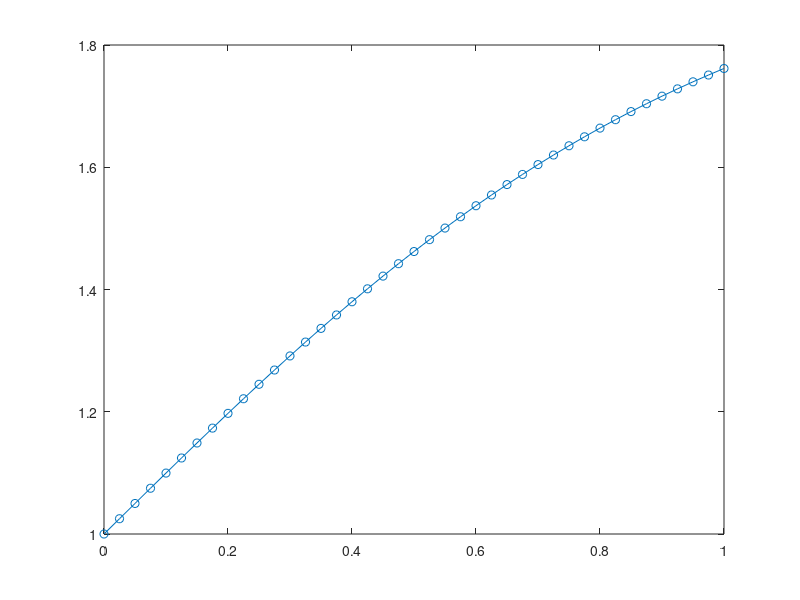

This figure's MATLAB source: (Note: this script raises an error after producing the figure.)
clear
tspan=[0 1];
y0=1;
[t,y]=ode45(@(t,y) 2*y-y^2,tspan,y0);
plot(t,y,'-o')
for i=1:41
    error=2/(1+exp(-2*t(i)))-y(i);
    disp("x= "+y(i)+" ,error= "+error)
end
